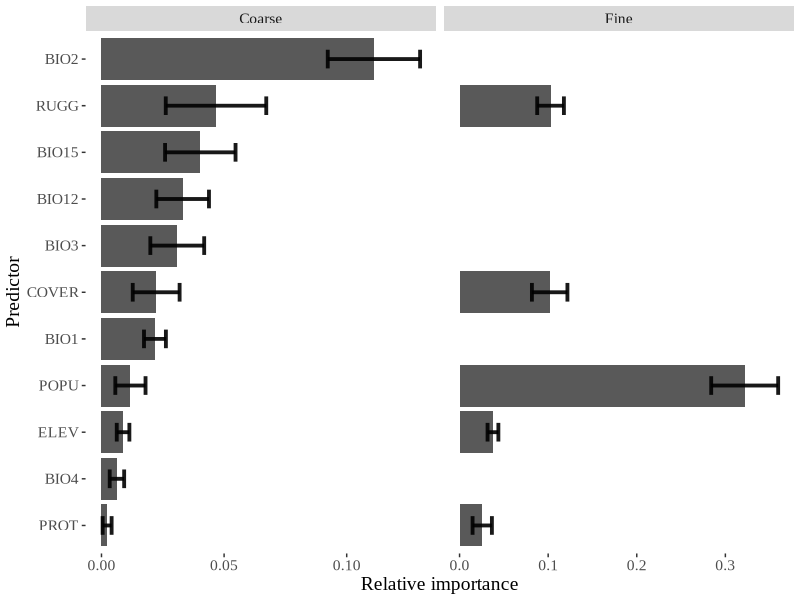
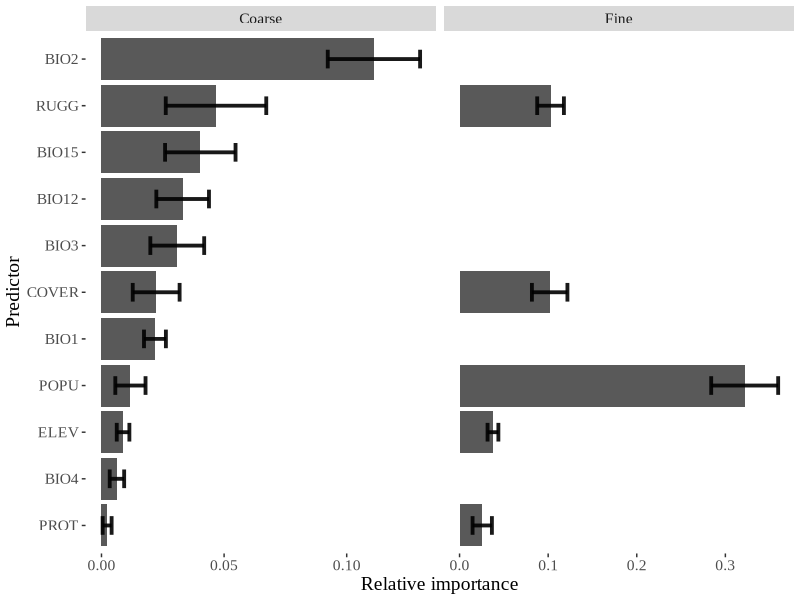
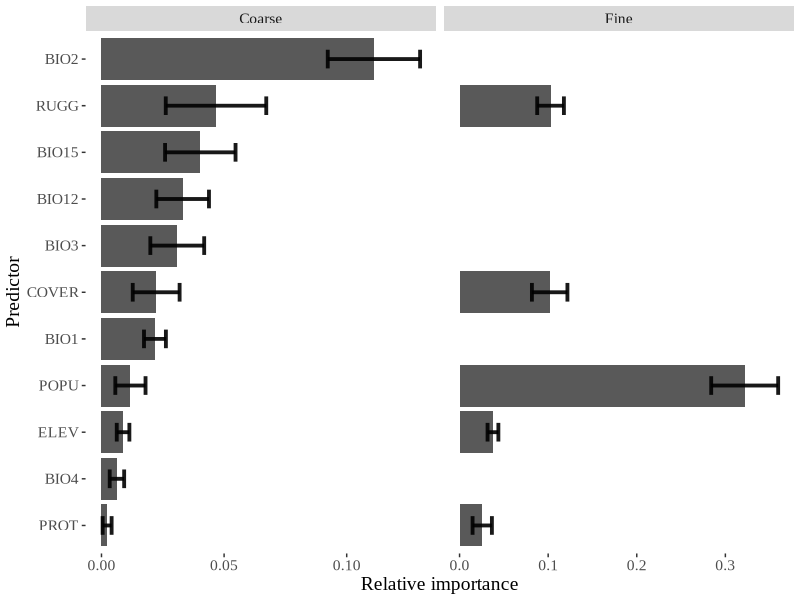

The R script that drew these images, in order:
library(ggplot2)
library(reshape2)


var_imp_30 <- read.csv("./7.make_figs/var_imp/RF30.csv")
var_imp_3 <- read.csv("./7.make_figs/var_imp/RF3.csv")

summary_stat_30 <- data.frame( variable = colnames(var_imp_30),
                               mean =  colMeans(var_imp_30), 
                               sd = apply(var_imp_30, 2, sd),
                               resolution = "Coarse")

summary_stat_3 <- data.frame( variable = colnames(var_imp_3),
                               mean =  colMeans(var_imp_3), 
                               sd = apply(var_imp_3, 2, sd),
                               resolution = "Fine")

plot_data <- rbind(summary_stat_30, summary_stat_3)


# imp_long_30 <- melt(var_imp_30)
# imp_long_30$Resolution <- "Coarse"
# 
# imp_long_3 <- melt(var_imp_3)
# imp_long_3$Resolution <- "Coarse"
# 
# plot_data <- rbind(imp_long_3,imp_long_30)
levels_env <- c("BIO2","RUGG","BIO15","BIO12","BIO3","COVER", "BIO1", "POPU","ELEV", "BIO4","PROT"  )
plot_data$variable <- factor(plot_data$variable, levels = rev(levels_env))

ggplot(data = plot_data, aes(x=variable, y = mean))+
  facet_grid(~ resolution, scales = "free") + 
  geom_bar(stat="identity") + 
  geom_errorbar( aes(ymin=mean-sd, ymax=mean+sd), 
                 width=0.4,  alpha=0.9, size=1.3)+
  ylab("Relative importance") + 
  xlab("Predictor") + 
  theme(text = element_text(size=14,family = "Times New Roman"), 
        plot.margin = margin(.15, .15, .15, .15, "cm"))+
  theme(
    panel.background = element_rect(fill = "transparent"), # bg of the panel
    plot.background = element_rect(fill = "transparent", color = NA), # bg of the plot
    legend.background = element_rect(fill = "transparent")#, # get rid of legend bg
    #legend.box.background = element_rect(fill = "transparent") # get rid of legend panel bg
  )+
  coord_flip()

ggsave("./7.make_figs/pred_imp.pdf",width = 8, height = 3.5, device=cairo_pdf)
ggsave("./7.make_figs/pred_imp.png",width = 8, height = 3.5,dpi = 500, bg = "white")

